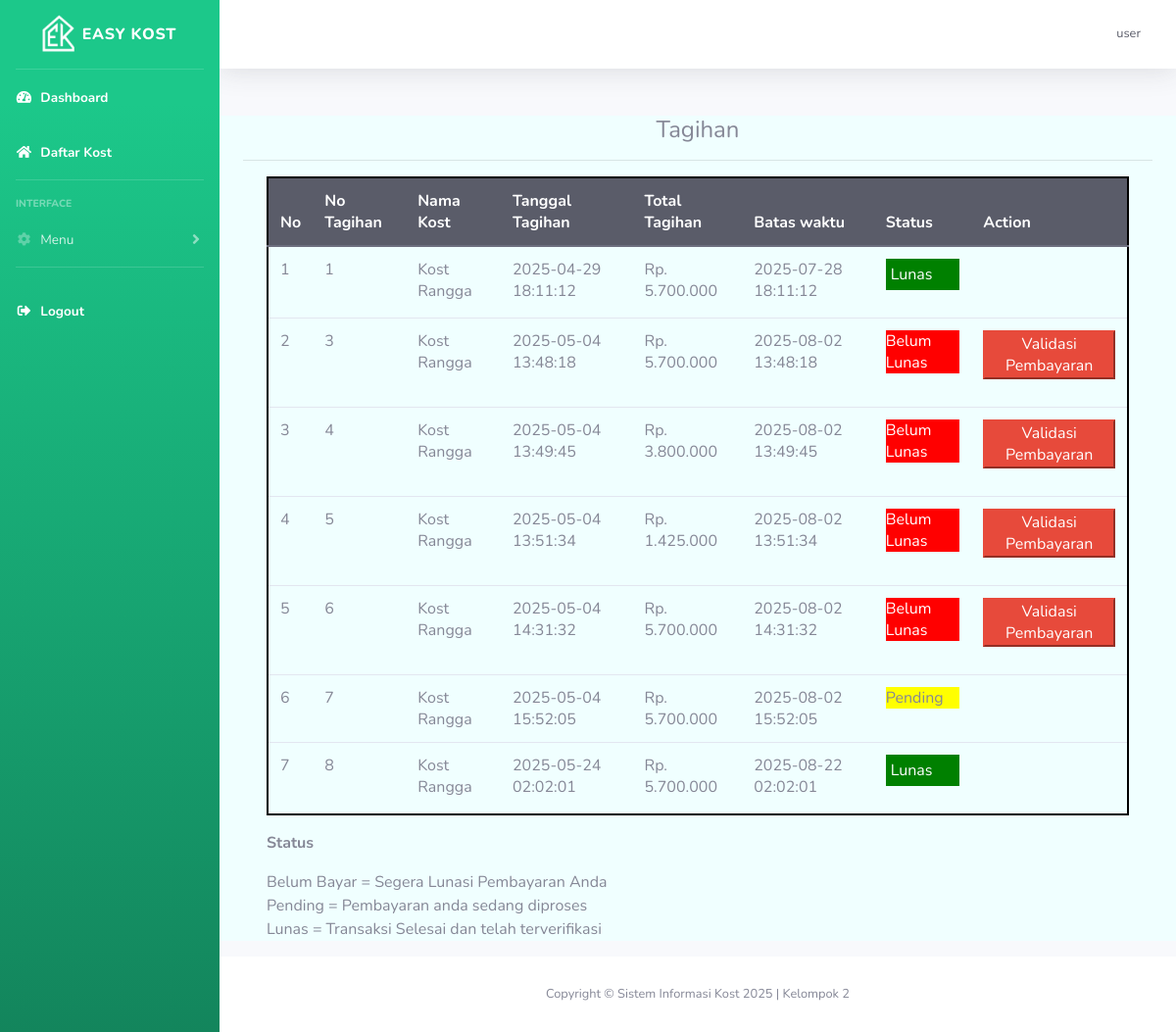
Page /kost/tagihan.php (signed in) on the committed database.
### tables this page shows
CREATE TABLE `tagihan` (
  `no_tagihan` int(11) NOT NULL,
  `no_booking` int(11) NOT NULL,
  `total_tagihan` int(11) NOT NULL,
  `stats` int(11) NOT NULL,
  `tanggal_tagihan` timestamp NOT NULL DEFAULT current_timestamp() ON UPDATE current_timestamp(),
  `bukti_bayar` varchar(255) NOT NULL
);

CREATE TABLE `kost` (
  `id_kost` int(11) NOT NULL,
  `nama_kost` varchar(255) NOT NULL,
  `tipe_kost` varchar(255) NOT NULL,
  `jenis_kost` varchar(255) NOT NULL,
  `jumlah_kamar` int(11) NOT NULL,
  `tanggal_tagih` date NOT NULL,
  `nama_pemilik` text NOT NULL,
  `nama_bank` text NOT NULL,
  `no_rekening` int(11) NOT NULL,
  `foto_bangunan_utama` varchar(255) NOT NULL,
  `foto_kamar` varchar(255) NOT NULL,
  `foto_kamar_mandi` varchar(255) NOT NULL,
  `foto_interior` varchar(255) NOT NULL,
  `provinsi` varchar(25) NOT NULL,
  `kota` varchar(25) NOT NULL,
  `kecamatan` varchar(25) NOT NULL,
  `kelurahan` varchar(25) NOT NULL,
  `alamat` varchar(255) NOT NULL,
  `harga_sewa` int(11) NOT NULL,
  `kontak` varchar(255) NOT NULL,
  `deskripsi` text NOT NULL,
  `id_pemilik` int(11) NOT NULL,
  `fasilitas_kost` text NOT NULL
);

### kost/tagihan.php (the view, shortened to what this page needs)
<?php include "template/header.php";
$query = "SELECT * ,DATE_ADD(tagihan.tanggal_tagihan, INTERVAL 90 DAY) as jatuh_tempo FROM tagihan JOIN booking ON tagihan.no_booking=booking.id_booking JOIN user ON user.id=booking.id_user JOIN kamar ON booking.id_kamar=kamar.id_kamar JOIN kost ON kamar.id_kost=kost.id_kost WHERE user.username ='$username'";
$data = mysqli_query($koneksi, $query);
?>
<div class="container" style="background-color: azure">
    <h4 class="text-center">Tagihan</h4>
    <hr>
    <div class="container">
        <table class="table">
            <thead class="thead-dark">
                <tr>
                    <th>No</th>
                    <th>No Tagihan</th>
                    <th>Nama Kost</th>
                    <th>Tanggal Tagihan</th>
                    <th>Total Tagihan</th>
                    <th>Batas waktu</th>
                    <th>Status</th>
                    <th>Action</th>
                </tr>
            </thead>
            <tbody>
                <?php
                $i = 0;
                while ($d = mysqli_fetch_array($data)) {
                    $i++;
                ?>
                    <tr>
                        <td><?php echo $i ?></td>
                        <td><?php echo $d['no_tagihan'] ?></td>
                        <td><?php echo $d['nama_kost'] ?></td>
                        <td><?php echo $d['tanggal_tagihan'] ?></td>
                        <td><?php echo "Rp. " . number_format($d['total_tagihan'], 0, ',', '.')  ?></td>
                        <td><?php echo $d['jatuh_tempo'] ?></td>
                        <td><?php $stats = $d['stats'];
                            if ($stats == 1) {
                                echo '<p style="background-color:green;color:white;padding:5px;">Lunas</p>';
                            } else if ($stats == 2) {
                                echo '<p style="background-color:yellow">Pending</p>';
                            } else {
                                echo '<p style="background-color:red;color:white">Belum Lunas</p>';
                            }
                            ?></td>
                        <td>
                            <?php if ($stats == 3) {
                            ?>
                                <form action="validasi.php?no_tagihan=<?php echo $d['no_tagihan'] ?>" method="post">
                                    <button class="btn-danger">Validasi Pembayaran</button>
                                </form>
                            <?php } ?>
                        </td>
                    </tr>
                <?php } ?>
            </tbody>
        </table>
        <p><b>Status</b></p>
        <p>
            Belum Bayar = Segera Lunasi Pembayaran Anda <br>
            Pending = Pembayaran anda sedang diproses<br>
            Lunas = Transaksi Selesai dan telah terverifikasi
        </p>
    </div>
</div>
<?php include "template/footer.php" ?>

### kost/tagihan.php (style rules this page uses)
table { border: 2px solid black; }

### rows in the picture
tagihan: no_tagihan "1", kost.nama_kost "Kost Rangga", tanggal_tagihan "2025-04-29 18:11:12", total_tagihan "5.700.000", jatuh_tempo "2025-07-28 18:11:12", stats "Lunas"
tagihan: no_tagihan "3", kost.nama_kost "Kost Rangga", tanggal_tagihan "2025-05-04 13:48:18", total_tagihan "5.700.000", jatuh_tempo "2025-08-02 13:48:18", stats "Belum Lunas"
tagihan: no_tagihan "4", kost.nama_kost "Kost Rangga", tanggal_tagihan "2025-05-04 13:49:45", total_tagihan "3.800.000", jatuh_tempo "2025-08-02 13:49:45", stats "Belum Lunas"
tagihan: no_tagihan "5", kost.nama_kost "Kost Rangga", tanggal_tagihan "2025-05-04 13:51:34", total_tagihan "1.425.000", jatuh_tempo "2025-08-02 13:51:34", stats "Belum Lunas"
tagihan: no_tagihan "6", kost.nama_kost "Kost Rangga", tanggal_tagihan "2025-05-04 14:31:32", total_tagihan "5.700.000", jatuh_tempo "2025-08-02 14:31:32", stats "Belum Lunas"
tagihan: no_tagihan "7", kost.nama_kost "Kost Rangga", tanggal_tagihan "2025-05-04 15:52:05", total_tagihan "5.700.000", jatuh_tempo "2025-08-02 15:52:05", stats "Pending"
tagihan: no_tagihan "8", kost.nama_kost "Kost Rangga", tanggal_tagihan "2025-05-24 02:02:01", total_tagihan "5.700.000", jatuh_tempo "2025-08-22 02:02:01", stats "Lunas"

### other values in the picture
$_SESSION['username'] "user"
